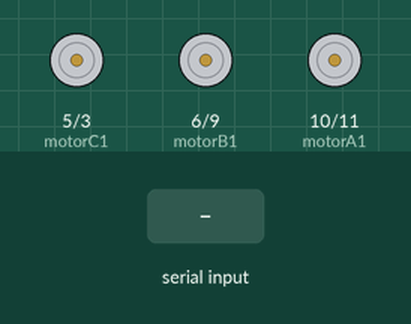
Simulated run of this sketch. Board: Arduino Uno, built with avr-gcc and run on an emulated ATmega328P. Shown: motor-driver pin pairs drawn as motors (green arrow = first pin HIGH = forward, orange = second pin HIGH = backward, longer = more drive). The inputs (shaded band) are chosen by the test bench. What the sketch prints to the serial monitor is not drawn.

Above: at 1.3 s.
1.4 s: "F" received over the second serial link
At 2.4 s:
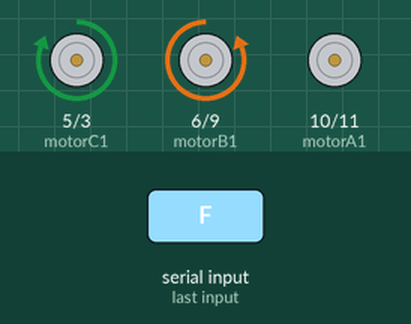
2.9 s: "B" received over the second serial link
At 3.5 s:
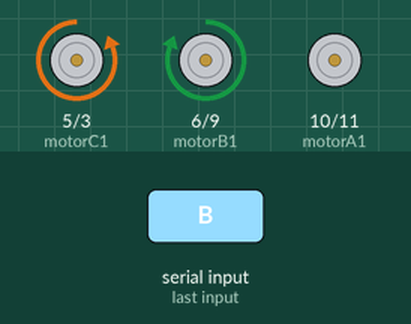
4.4 s: "R" received over the second serial link
At 5.6 s:
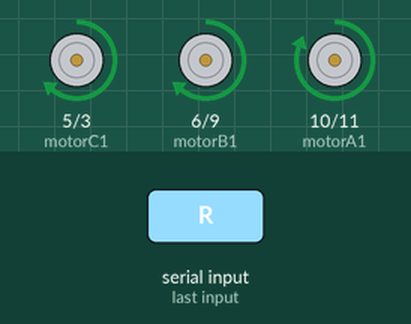
5.9 s: "L" received over the second serial link
At 7.0 s:
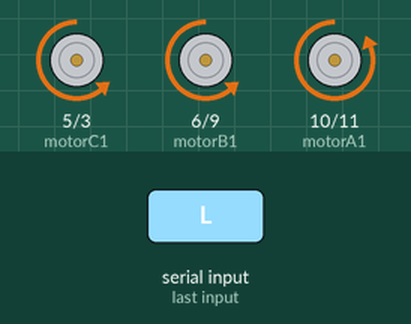
7.4 s: "I" received over the second serial link
At 8.1 s:
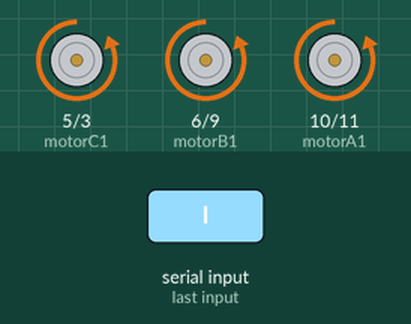
8.9 s: "G" received over the second serial link
At 9.3 s:
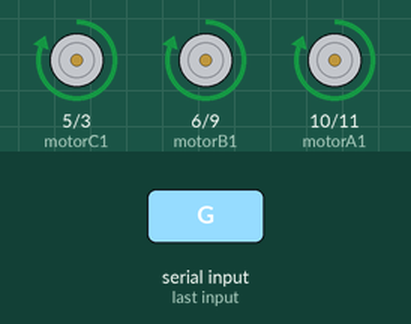
Timing chart, 0 to 11.4 s (numbered marks = the images above; inputs shaded):
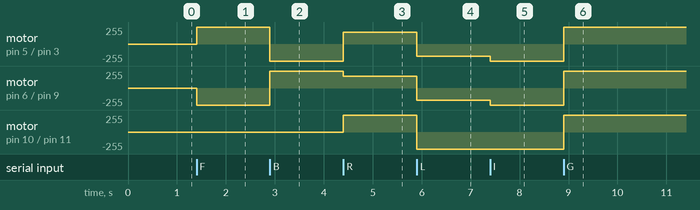

The sketch:

Li10N.ino
```cpp
// ========================= ROBOT FUTBOL LI-10N =========================
/*  Se debe utilizar la aplicacion Car Bluetooth Controller (https://play.google.com/store/apps/details?id=braulio.calle.bluetoothRCcontroller&hl=es&gl=US)
    Para conectarse debe primero conectarse al robot por bluetooth, ingresar la contraseña 1234.
    Luego ya puede conectarse desde la aplicación y empezar a controlar el robot.
*/
// bibliotecas para la conexión por bluetooth
#include <SoftwareSerial.h>
#include <Servo.h>
SoftwareSerial bluetooth(2,4); // RX, TX

// biblioteca para el brújula


// ======================== MOTORES ========================
int motorA1  = 10;
int motorA2  = 11;
int motorB1  = 6;
int motorB2  = 9;
int motorC1  = 5;
int motorC2  = 3;

// ======================== LEDS ========================
int ledR  = 12;  // Pin Motor Derecha Adelante
int ledB  = 8;
int ledG = 7;

char dato;

int Speed = 0;
int ctrlSpeed = 0;

// brújula


void setup() {
  // Inicio
  Serial.begin(9600);
  Serial.println("FUTBOL LI-10N BOT INICIANDO");
  // Bluetooth
  bluetooth.begin(115200);
  delay(100);
  bluetooth.begin(9600);

  // comprobando brújula


}

void loop() {
  // comprobamos el estado de bluetooth
  if (bluetooth.available()){
    char dato = bluetooth.read();

    // llamamos a la función correspondiete de acuerdo al botón que presionemos
    if (dato == 'F') {// comprobamos el valor del dato
      AdelanteA(); // si el valor es igual a 'F' vamos hacia adelante mientras el boton se precione
    }
    else if (dato == 'B') {
      AtrasA();
    }
    else if (dato == 'R') {
      Right();
    }
    else if (dato == 'L') {
      Left();
    }

    // Combinaciones de teclas
    else if (dato == 'I') {
      Rotar1();
    }
    else if (dato == 'G') {
      Rotar2();
    }
    else if (dato == 'J') {
      Rotar1();
    }
    else if (dato == 'H') {
      Rotar2();
    }


    // Velocidad de los motores
    else if (dato == 'q'){
      Speed = 0;
      ctrlSpeed = 0;
    }
    else if (dato == '9'){
      Speed = 30;
      ctrlSpeed = 15;
    }
    else if (dato == '8'){
      Speed = 55;
      ctrlSpeed = 25;
    }
    else if (dato == '7'){
      Speed = 80;
      ctrlSpeed = 35;
    }
    else if (dato == '6'){
      Speed = 95;
      ctrlSpeed = 45;
    }
    else if (dato == '5'){
      Speed = 115;
      ctrlSpeed = 55;
    }
    else if (dato == '4'){
      Speed = 125;
      ctrlSpeed = 65;
    }
    else if (dato == '3'){
      Speed = 135;
      ctrlSpeed = 75;
    }
    else if (dato == '2'){
      Speed = 155;
      ctrlSpeed = 85;
    }
    else if (dato == '1'){
      Speed = 170;
      ctrlSpeed = 95;
    }
    else if (dato == '0'){
      Speed = 190;
      ctrlSpeed = 100;
    }
    else {
      Parar();
    }


  }


}

// ========= FUNCIONES GIROSCOPIO =========
void Adelante(){
  AdelanteA();
}

void Atras(){
  AtrasA();
}

// ========= FUNCIONES MOVIMIENTOS =========

void AdelanteA(){
  //Serial.println("Adelante");
  analogWrite(motorA1, Speed);
  analogWrite(motorA2, Speed);
  analogWrite(motorB1, Speed);
  analogWrite(motorB2, 255);
  analogWrite(motorC1, 255);
  analogWrite(motorC2, Speed);
}
void AtrasA(){
  //Serial.println("Adelante");
  analogWrite(motorA1, Speed);
  analogWrite(motorA2, Speed);
  analogWrite(motorB1, 255);
  analogWrite(motorB2, Speed);
  analogWrite(motorC1, Speed);
  analogWrite(motorC2, 255);
}
void Right(){
  //Serial.println("Adelante");
  analogWrite(motorA1, 255);
  analogWrite(motorA2, Speed);
  analogWrite(motorB1, 180);
  analogWrite(motorB2, Speed);
  analogWrite(motorC1, 180);
  analogWrite(motorC2, Speed);
}
void Left(){
  //Serial.println("Adelante");
  analogWrite(motorA1, Speed);
  analogWrite(motorA2, 255);
  analogWrite(motorB1, Speed);
  analogWrite(motorB2, 180);
  analogWrite(motorC1, Speed);
  analogWrite(motorC2, 180);
}

void Rotar1(){
  analogWrite(motorA1, Speed); // encendemos el motor derecho adelante
  analogWrite(motorA2, 255); // apagamos el motor derecho atras
  analogWrite(motorB1, Speed); // encendemos el motor izquierdo atras
  analogWrite(motorB2, 255); // apagamos el motor izquierdo adelante
  analogWrite(motorC1, Speed); // encendemos el motor izquierdo atras
  analogWrite(motorC2, 255); // apagamos el motor izquierdo adelante
}
void Rotar2(){
  analogWrite(motorA1, 255); // encendemos el motor derecho adelante
  analogWrite(motorA2, Speed); // apagamos el motor derecho atras
  analogWrite(motorB1, 255); // encendemos el motor izquierdo atras
  analogWrite(motorB2, Speed); // apagamos el motor izquierdo adelante
  analogWrite(motorC1, 255); // encendemos el motor izquierdo atras
  analogWrite(motorC2, Speed); // apagamos el motor izquierdo adelante
}


void Parar (){
  analogWrite(motorA1, LOW); // encendemos el motor derecho adelante
  analogWrite(motorA2, LOW); // apagamos el motor derecho atras
  analogWrite(motorB1, LOW); // encendemos el motor izquierdo atras
  analogWrite(motorB2, LOW); // apagamos el motor izquierdo adelante
  analogWrite(motorC1, LOW); // encendemos el motor izquierdo atras
  analogWrite(motorC2, LOW); // apagamos el motor izquierdo adelante
}
```

Measured:
- after the input at 1.4 s, motor on pin 5 (motorC1) / pin 3 (motorC2): stopped → forward 255/255 at once; motor on pin 6 (motorB1) / pin 9 (motorB2): stopped → backward 255/255 at once
- after the input at 2.9 s, motor on pin 5 (motorC1) / pin 3 (motorC2): forward 255/255 → backward 255/255 at once; motor on pin 6 (motorB1) / pin 9 (motorB2): backward 255/255 → forward 255/255 at once
- after the input at 4.4 s, motor on pin 5 (motorC1) / pin 3 (motorC2): backward 255/255 → forward 180/255 at once; motor on pin 6 (motorB1) / pin 9 (motorB2): forward 255/255 → forward 180/255 at once; motor on pin 10 (motorA1) / pin 11 (motorA2): stopped → forward 255/255 at once
- after the input at 5.9 s, motor on pin 5 (motorC1) / pin 3 (motorC2), motor on pin 6 (motorB1) / pin 9 (motorB2): forward 180/255 → backward 180/255 at once; motor on pin 10 (motorA1) / pin 11 (motorA2): forward 255/255 → backward 255/255 at once
- after the input at 7.4 s, motor on pin 5 (motorC1) / pin 3 (motorC2), motor on pin 6 (motorB1) / pin 9 (motorB2): backward 180/255 → backward 255/255 at once
- after the input at 8.9 s, motor on pin 5 (motorC1) / pin 3 (motorC2), motor on pin 6 (motorB1) / pin 9 (motorB2), motor on pin 10 (motorA1) / pin 11 (motorA2): backward 255/255 → forward 255/255 at once
